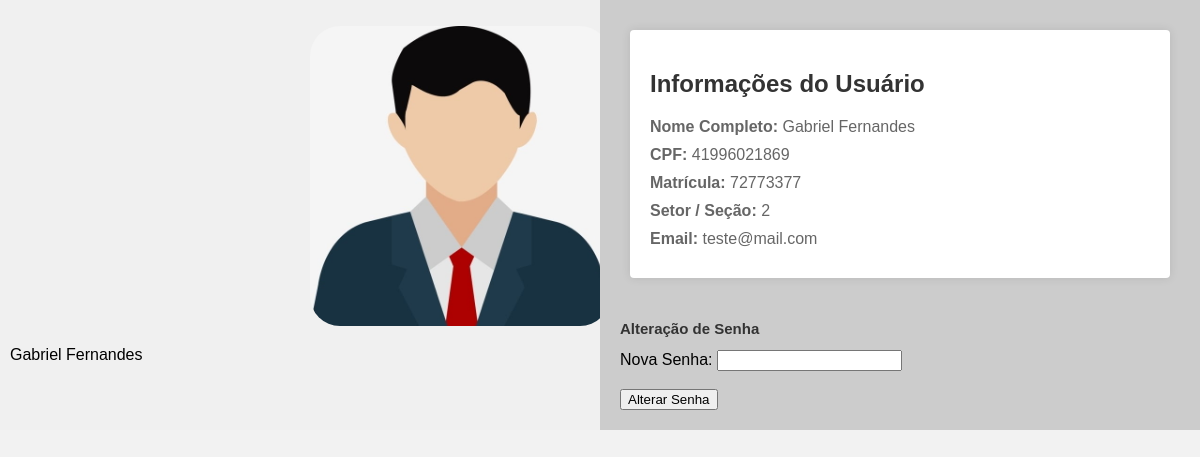
Screenshot of /Perfil.php (signed in) with the database file from the repository.
### tables this page shows
CREATE TABLE `tbpessoa` (
  `IDPessoa` int(11) NOT NULL,
  `nomeCompleto` varchar(100) DEFAULT NULL,
  `cpf` varchar(11) DEFAULT NULL,
  `matricula` varchar(45) DEFAULT NULL,
  `setor_secao` int(11) DEFAULT NULL,
  `email` varchar(100) DEFAULT NULL,
  `gestor` bit(1) DEFAULT NULL
);

### Perfil.php (the view, shortened to what this page needs)
<?php
$servername = "localhost";
$username = "root";
$password = "";
$dbname = "siasb";
$conn = new mysqli($servername, $username, $password, $dbname);
$usuario_ = $_SESSION['username'];
$sql = "SELECT * FROM tbusuario WHERE nome = ? ";
$stmt = $conn->prepare($sql);
$stmt->bind_param("s", $usuario_);
$stmt->execute();
$result = $stmt->get_result();
if ($result->num_rows > 0) {
  $row = $result->fetch_assoc();
  $Meu_ID = $row["IDUsuario"];
}
?>
<!DOCTYPE html>
<html>
<head>
</head>
</head>
<body>
<div class="container">
<div class="div1" style="width:50%" >
<div style="padding-left: 300px;">
            <div id="anexosContainer"></div>
          </div>
<?php
$servername = "localhost";
$username = "root";
$password = "";
$dbname = "siasb";
$conn = new mysqli($servername, $username, $password, $dbname);
$usuario_ = $_SESSION['username'];
$sql = "SELECT * FROM tbusuario WHERE nome = ? ";
$stmt = $conn->prepare($sql);
$stmt->bind_param("s", $usuario_);
$stmt->execute();
$result = $stmt->get_result();
if ($result->num_rows > 0) {
    $row = $result->fetch_assoc();
    $Meu_ID = $row["IDUsuario"];
}
$sql = "SELECT IDPessoa, nomeCompleto, cpf, matricula, setor_secao, email FROM tbpessoa WHERE IDPessoa = $Meu_ID";
$result = $conn->query($sql);
if ($result->num_rows > 0) {
    $row = $result->fetch_assoc();
    echo $row['nomeCompleto'] ;
} else {
    echo "Nenhum usuário encontrado.";
}
?>
</div>
<div class="div2" style="width:50%" >
    <div id="user-info-div">
        <div id="user-info" >
    <?php
        $servername = "localhost";
        $username = "root";
        $password = "";
        $dbname = "siasb";
        $conn = new mysqli($servername, $username, $password, $dbname);
        $usuario_ = $_SESSION['username'];
        $sql = "SELECT * FROM tbusuario WHERE nome = ? ";
        $stmt = $conn->prepare($sql);
        $stmt->bind_param("s", $usuario_);
        $stmt->execute();
        $result = $stmt->get_result();
        if ($result->num_rows > 0) {
            $row = $result->fetch_assoc();
            $Meu_ID = $row["IDUsuario"];
        }
        $sql = "SELECT IDPessoa, nomeCompleto, cpf, matricula, setor_secao, email FROM tbpessoa WHERE IDPessoa = $Meu_ID";
        $result = $conn->query($sql);
        if ($result->num_rows > 0) {
            $row = $result->fetch_assoc();
            echo "<h2>Informações do Usuário</h2>";
            echo "<p><strong>Nome Completo:</strong> " . $row['nomeCompleto'] . "</p>";
            echo "<p><strong>CPF:</strong> " . $row['cpf'] . "</p>";
            echo "<p><strong>Matrícula:</strong> " . $row['matricula'] . "</p>";
            echo "<p><strong>Setor / Seção:</strong> " . $row['setor_secao'] . "</p>";
            echo "<p><strong>Email:</strong> " . $row['email'] . "</p>";
        } else {
            echo "Nenhum usuário encontrado.";
        }
        ?>
    </div>
</div>
    <div class="div2">
    <h2 style="font-size: 15px;" >Alteração de Senha</h2>
    <form method="POST">
    <label for="nova_senha">Nova Senha:</label>
    <input type="password" id="nova_senha" name="nova_senha" required><br><br>
    <input type="submit" value="Alterar Senha">
    </form>
    </div>
    </div>
    </div>
</body>
</html>

### Perfil.php (style rules this page uses)
.container { display: flex; }
.div1, .div2 { flex: 1; padding: 10px; box-sizing: border-box; width: 100%; }
.div1 { background-color: #f0f0f0; }
.div2 { background-color: #ccc; }
body { font-family: Arial, sans-serif; background-color: #f2f2f2; margin: 0; padding: 0; z-index: 10; }
h2 { color: #333; }
#user-info { background-color: #fff; margin: 20px; padding: 20px; border-radius: 4px; box-shadow: 0 0 10px rgba(0, 0, 0, 0.1); }
#user-info p { margin: 10px 0; color: #666; }

### rows the page displays
tbpessoa: nomeCompleto "Gabriel Fernandes", cpf "41996021869", matricula "72773377", setor_secao "2", email "teste@mail.com"
